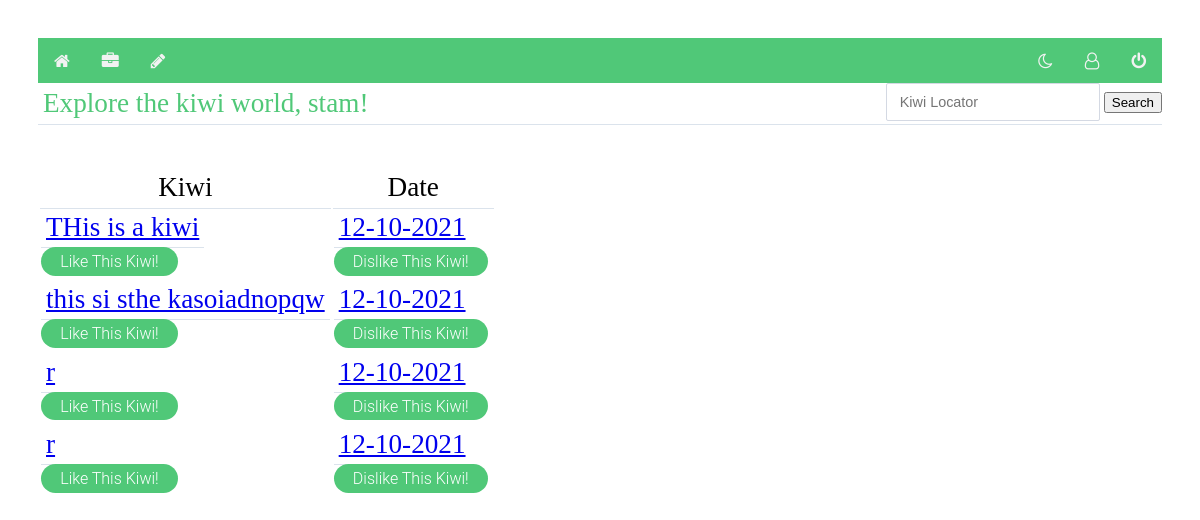
Before: /index (signed in) with the older database file.
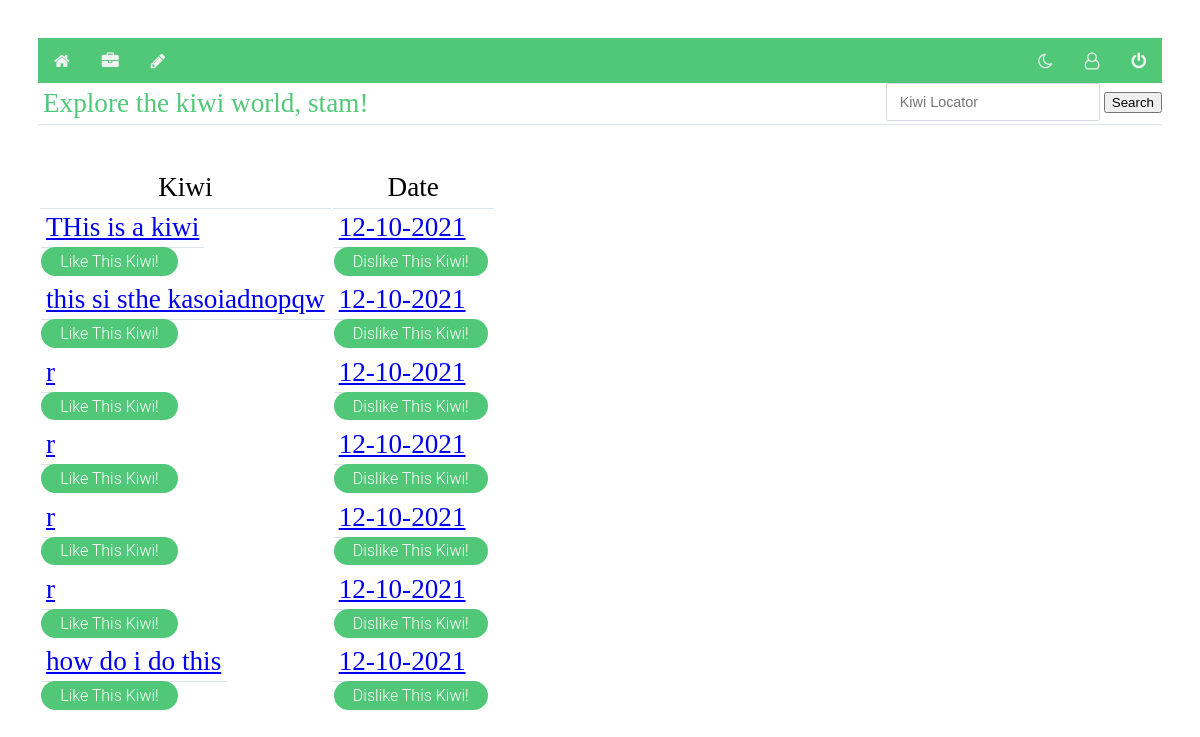
After: the same page with the newer database file.
### models.py (models this page shows, shortened)
class Note(db.Model):
    id = db.Column("id", db.Integer, primary_key=True)
    title = db.Column("title", db.String(200))
    text = db.Column("text", db.String(100))
    date = db.Column("date", db.String(50))
    user_id = db.Column(db.Integer,db.ForeignKey("user.id"), nullable = False)
    comments = db.relationship("Comment", backref="note",cascade = "all, delete-orphan", lazy=True)
    score = db.Column("score", db.Integer)
    votes = db.Column("totalVotes", db.Integer)

### flask06.py (the view)
@app.route('/')
@app.route('/index')
def index():
    if session.get('user'):
        all_notes = db.session.query(Note).all()
        return render_template('index.html', notes=all_notes, user=session['user'])
    else:
        return redirect(url_for('login'))

### forms.py
class SearchForm(FlaskForm):
    results = StringField('Results', validators=[DataRequired()])
    submit = SubmitField("Submit")

### flask06.py (called while the page is built)
@app.context_processor
def base():
    form = SearchForm()
    return dict(form=form)

### templates/index.html (shortened to what this page needs)
<!DOCTYPE html>
<html lang="en">
    <head>
        <link rel="stylesheet" href="{{ url_for('static', filename='main.css') }}">
        <link rel="stylesheet" href="{{ url_for('static', filename='forms.css') }}">
        <link rel="stylesheet" href="https://cdnjs.cloudflare.com/ajax/libs/font-awesome/4.7.0/css/font-awesome.css">
    </head>
    <div class="topnav">
        <nav>
            {% if user %}
            <a class="fa fa-home" href="{{url_for('index')}}"></a>
            <a class="fa fa-briefcase"href="{{url_for('get_notes')}}"></a>
            <a class="fa fa-pencil"href="{{url_for('new_note')}}"></a>
            <div class="topnav-right">
                <a class="fa fa-moon-o" onclick="myFunction()"></a>
                <a class="fa fa-user-o"href="{{url_for('get_accounts')}}"></a>
                <a class="fa fa-power-off" href="{{url_for('logout')}}"></a>
            </div>
            {% else %}
            <a href="{{url_for('login')}}">Login</a>
            <a href="{{url_for('register')}}">Register</a>
            {% endif %}
        </nav>
    </div>
<body>
<div class="searchStuff">
        <form method="POST" action="{{ url_for('search')}}" class="searching">
                <input class="form-search" type="search" placeholder="Kiwi Locator" aria-label="Locate"
                       name="results">
                <button class="search-btn" type="submit">Search</button>
            </form>
    </div>
        <h1 class="title">Explore the kiwi world, {{user}}!</h1>
        <table>
                <th class="title">Kiwi</th>
                <th class="title">Date</th>
            {% for note in notes %}
            <tr>
                <td><a class="title" href="{{ url_for('get_note', note_id=note.id) }}">{{ note.title }}</a></td>
                <td><a class="title" href="{{ url_for('get_note', note_id=note.id) }}">{{ note.date }}</a></td>
            </tr>
            <td><a class="button3" href="{{ url_for('voteLike', note_id=note.id) }}">Like This Kiwi!</a></td>
                <td><a class="button3" href="{{ url_for('voteDislike', note_id=note.id) }}">Dislike This Kiwi!</a></td>
            {% endfor %}
        </table>
    </body>
</html>

### static/main.css (style rules this page uses)
body { padding: 30px 30px; background: light grey; }
h1 { color: #50C878; }
.topnav { background-color: #50C878; overflow: hidden; }
.topnav a { float: left; color: #f2f2f2; text-align: center; padding: 14px 16px; text-decoration: none; font-size: 17px; }
.topnav-right { float: right; }
.searchStuff { float: right; }
a.button3 { display:inline-block; padding:0.3em 1.2em; margin:0 0.3em 0.3em 0; border-radius:2em; box-sizing: border-box; text-decoration:none; font-family:'Roboto',sans-serif; font-weight:300; color:#FFFFFF; background-color: #50C878; text-align:center; transition: all 0.2s; }

### static/forms.css (style rules this page uses)
form { width: 100%; }
.title { font-size: 1.7rem; font-weight: 300; border-bottom: 1px solid #dbe3ec; padding: 5px; margin: 0 0 40px 0; }
input, textarea { padding: 10px 13px; margin-bottom: 15px; border-radius: 2px; border: 1px solid #d4d9e3; font-weight: 200; color: #4d5060; font-family: 'Poppins', sans-serif; font-size: .9em; }

Changed rows visible on the page:
added Note: title "r", date "12-10-2021"
added Note: title "r", date "12-10-2021"
added Note: title "how do i do this", date "12-10-2021"
